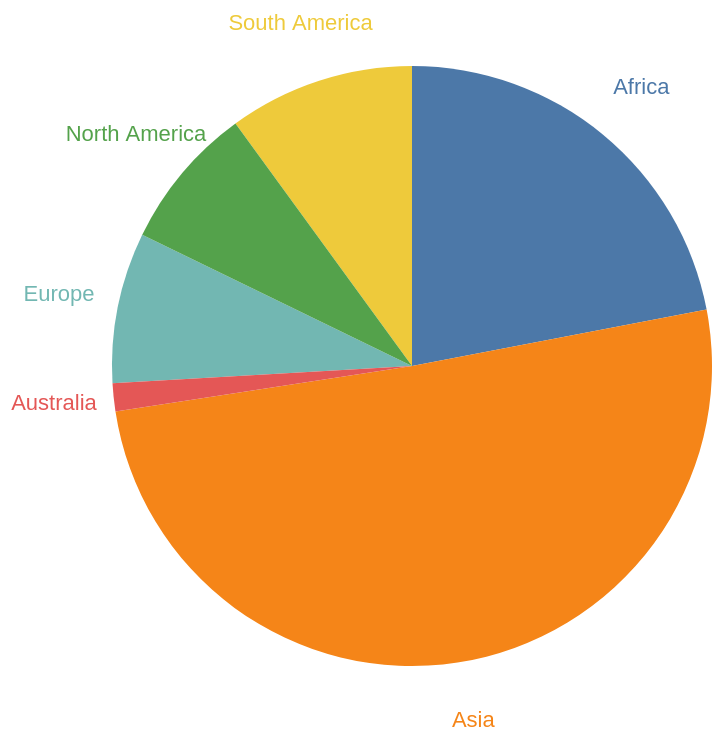

Write a Vega-Lite specification for this figure.
### Vega-Lite specification from a JSON file in a GitHub repository (floating-point values rounded to 4 significant figures)
{"$schema": "https://vega.github.io/schema/vega-lite/v5.json", "description": "PIE CHART - TOTAL DEATHS BY CONTINENTS", "width": "container", "height": "container", "autosize": "pad", "data": {"values": [{"Continent": "Africa", "Total Deaths": 16564000}, {"Continent": "Asia", "Total Deaths": 38127000}, {"Continent": "Europe", "Total Deaths": 6122000}, {"Continent": "South America", "Total Deaths": 7547000}, {"Continent": "North America", "Total Deaths": 5863000}, {"Continent": "Australia", "Total Deaths": 1136000}]}, "encoding": {"theta": {"field": "Total Deaths", "type": "quantitative", "stack": true}, "color": {"field": "Continent", "type": "nominal", "legend": null}}, "layer": [{"mark": {"type": "arc", "outerRadius": 150, "tooltip": true}}, {"mark": {"type": "text", "radius": 180}, "encoding": {"text": {"field": "Continent", "type": "nominal"}}}], "config": {"view": {"stroke": "transparent"}}}
